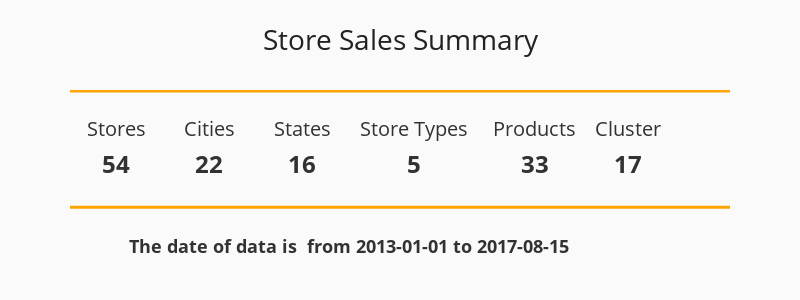

Notebook code for this chart:
### Code cell
stores_num=df_stores.shape[0]
type_store_num=len(df_stores.groupby('type').size())
product_num=len(df_train.groupby('family').size())
cities_num=len(df_stores.groupby('city').size())
state_num=len(df_stores.groupby('state').size())

#df_train['date'] = pd.to_datetime(df_train['date'])
df_train.sort_values(by=['date'], inplace=True, ascending=True)
first_date=(df_train['date'].iloc[0]) #.strftime("%Y-%m-%d")
last_date=(df_train['date'].iloc[-1]) #.strftime("%Y-%m-%d")


fig0=go.Figure()
fig0.add_trace(go.Scatter(
    x=[0,1,2,3.2,4.5,5.5],
    y=[1.7, 1.7, 1.7, 1.7, 1.7, 1.7],
    mode="text",
    text=["Stores","Cities","States","Store Types", "Products", "Cluster"],
    textposition="bottom center"
))

fig0.add_trace(go.Scatter(
    x=[0,1,2,3.2,4.5,5.5],
    y=[1.1, 1.1, 1.1, 1.1, 1.1, 1.1],
    mode="text", 
    text=["<span style='font-size:24px'><b>"+ str(stores_num) +"</b></span>", 
          "<span style='font-size:24px'><b>"+ str(cities_num) +"</b></span>",
          "<span style='font-size:24px'><b>"+ str(state_num) + "</b></span>",
          "<span style='font-size:24px'><b>"+ str(type_store_num) + "</b></span>",
          "<span style='font-size:24px'><b>"+ str(product_num) + "</b></span>",
          "<span style='font-size:24px'><b>17</b></span>"],
    textposition="bottom center"
))

fig0.add_hline(y=2.2, line_width=5, line_color='orange')
fig0.add_hline(y=0.3, line_width=3, line_color='orange')
fig0.add_trace(go.Scatter(
    x=[2.5],
    y=[-0.2],
    mode="text",
    text=["<span style='font-size:18px'><b>The date of data is  from " + first_date + " to " + last_date +"</b></span>"],
    textposition="bottom center"
))

fig0.update_yaxes(visible=False)
fig0.update_xaxes(visible=False)
fig0.update_layout(showlegend=False, height=300, width=800, 
                  title='Store Sales Summary', title_x=0.5, title_y=0.9,
                  xaxis_range=[-0.5,6.6], yaxis_range=[-1.2,2.2],
                  plot_bgcolor='#fafafa', paper_bgcolor='#fafafa',
                  font=dict(size=20, color='#323232'),
                  title_font=dict(size=28, color='#222'),
                  margin=dict(t=90,l=70,b=0,r=70), 
    )

### Figure 1 — Plotly figure (JSON) as saved in the notebook; plotly's stock layout.template omitted (floating-point values rounded to 4 significant figures)
{"data": [{"mode": "text", "text": ["Stores", "Cities", "States", "Store Types", "Products", "Cluster"], "textposition": "bottom center", "type": "scatter", "x": [0, 1, 2, 3.2, 4.5, 5.5], "y": [1.7, 1.7, 1.7, 1.7, 1.7, 1.7]}, {"mode": "text", "text": ["<span style='font-size:24px'><b>54</b></span>", "<span style='font-size:24px'><b>22</b></span>", "<span style='font-size:24px'><b>16</b></span>", "<span style='font-size:24px'><b>5</b></span>", "<span style='font-size:24px'><b>33</b></span>", "<span style='font-size:24px'><b>17</b></span>"], "textposition": "bottom center", "type": "scatter", "x": [0, 1, 2, 3.2, 4.5, 5.5], "y": [1.1, 1.1, 1.1, 1.1, 1.1, 1.1]}, {"mode": "text", "text": ["<span style='font-size:18px'><b>The date of data is  from 2013-01-01 to 2017-08-15</b></span>"], "textposition": "bottom center", "type": "scatter", "x": [2.5], "y": [-0.2]}], "layout": {"font": {"color": "#323232", "size": 20}, "height": 300, "margin": {"b": 0, "l": 70, "r": 70, "t": 90}, "paper_bgcolor": "#fafafa", "plot_bgcolor": "#fafafa", "shapes": [{"line": {"color": "orange", "width": 5}, "type": "line", "x0": 0, "x1": 1, "xref": "x domain", "y0": 2.2, "y1": 2.2, "yref": "y"}, {"line": {"color": "orange", "width": 3}, "type": "line", "x0": 0, "x1": 1, "xref": "x domain", "y0": 0.3, "y1": 0.3, "yref": "y"}], "showlegend": false, "title": {"font": {"color": "#222", "size": 28}, "text": "Store Sales Summary", "x": 0.5, "y": 0.9}, "width": 800, "xaxis": {"range": [-0.5, 6.6], "visible": false}, "yaxis": {"range": [-1.2, 2.2], "visible": false}}}
